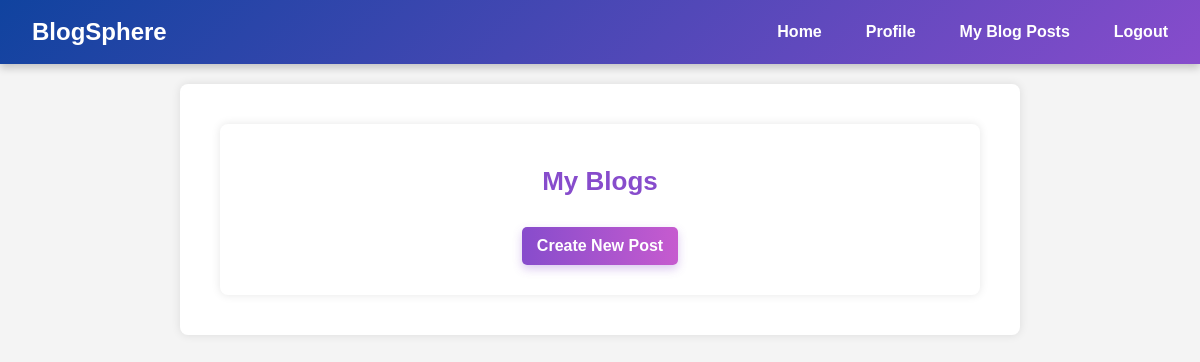
Before: /my_blogs/ (signed in) with the older database file.
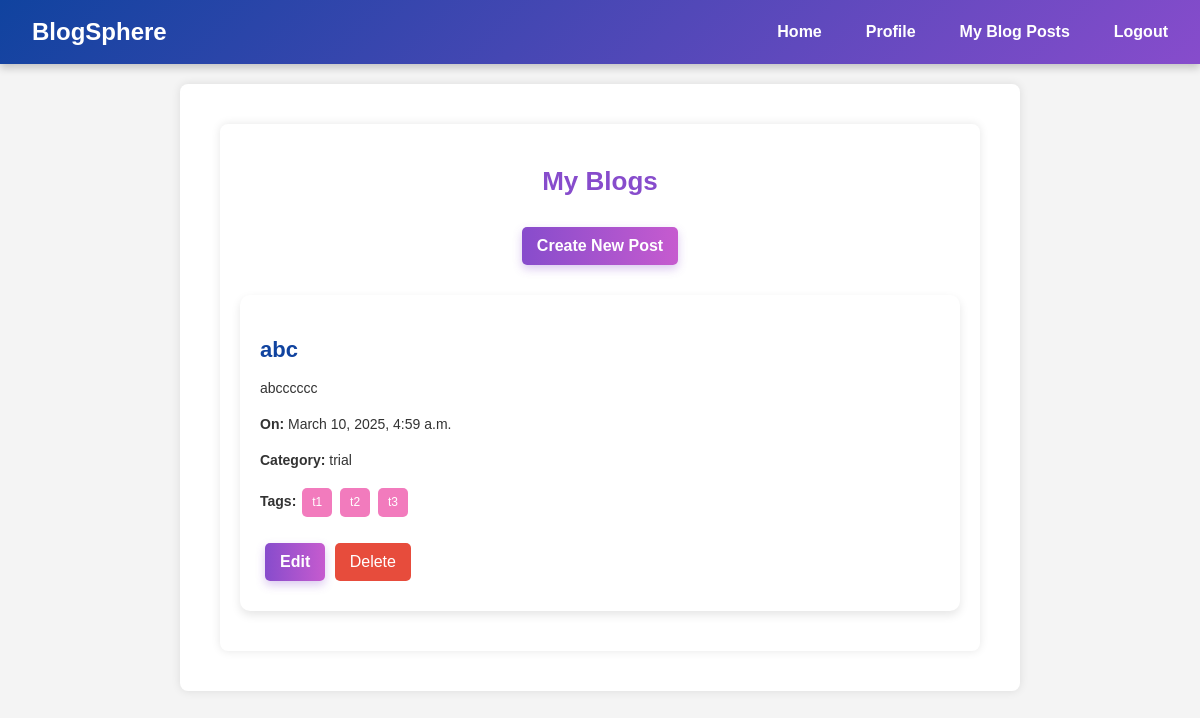
After: the same page with the newer database file.
### users/models.py (models this page shows, shortened)
class Post(models.Model):
    title = models.CharField(max_length=200)
    content = models.TextField()
    author = models.ForeignKey(User, on_delete=models.CASCADE)
    category = models.ForeignKey(Category, on_delete=models.SET_NULL, null=True, blank=True)
    tags = models.ManyToManyField(Tag, blank=True)
    created_at = models.DateTimeField(default=now)

class Category(models.Model):
    name = models.CharField(max_length=100, unique=True)

class Tag(models.Model):
    name = models.CharField(max_length=50, unique=True)

### users/views.py (the view)
# urls.py: path('my_blogs/', my_blogs, name='my_blogs'),
@login_required
def my_blogs(request):
    posts = Post.objects.filter(author=request.user).order_by('-created_at')  # Show only user's posts
    return render(request, 'my_blogs.html', {'posts': posts})

### templates/my_blogs.html (shortened to what this page needs)
{% extends "base.html" %}
{% block content %}
<div class="container">
    <h2>My Blogs</h2>
    <a href="{% url 'create_post' %}" class="btn">Create New Post</a>
    {% for post in posts %}
        <div class="blog-card">
            <h3>{{ post.title }}</h3>
            <p>{{ post.content }}</p>
            <p><strong>On:</strong> {{ post.created_at }}</p>
            {% if post.category %}
                <p><strong>Category:</strong> {{ post.category.name }}</p>
            {% endif %}
            {% if post.tags.all %}
                <p><strong>Tags:</strong>
                    {% for tag in post.tags.all %}
                        <span class="tag">{{ tag.name }}</span>
                    {% endfor %}
                </p>
            {% endif %}
            <a href="{% url 'edit_post' post.id %}" class="btn">Edit</a>
            <form action="{% url 'delete_post' post.id %}" method="POST" style="display:inline;">
                <button type="submit" class="btn-delete">Delete</button>
            </form>
        </div>
    {% endfor %}
</div>
{% endblock %}

Changed rows visible on the page:
added Post: title "abc", content "abcccccc", created_at "March 10, 2025, 4:59 a.m.", category.name "trial"
added Tag: name "t1"
added Tag: name "t2"
added Tag: name "t3"
